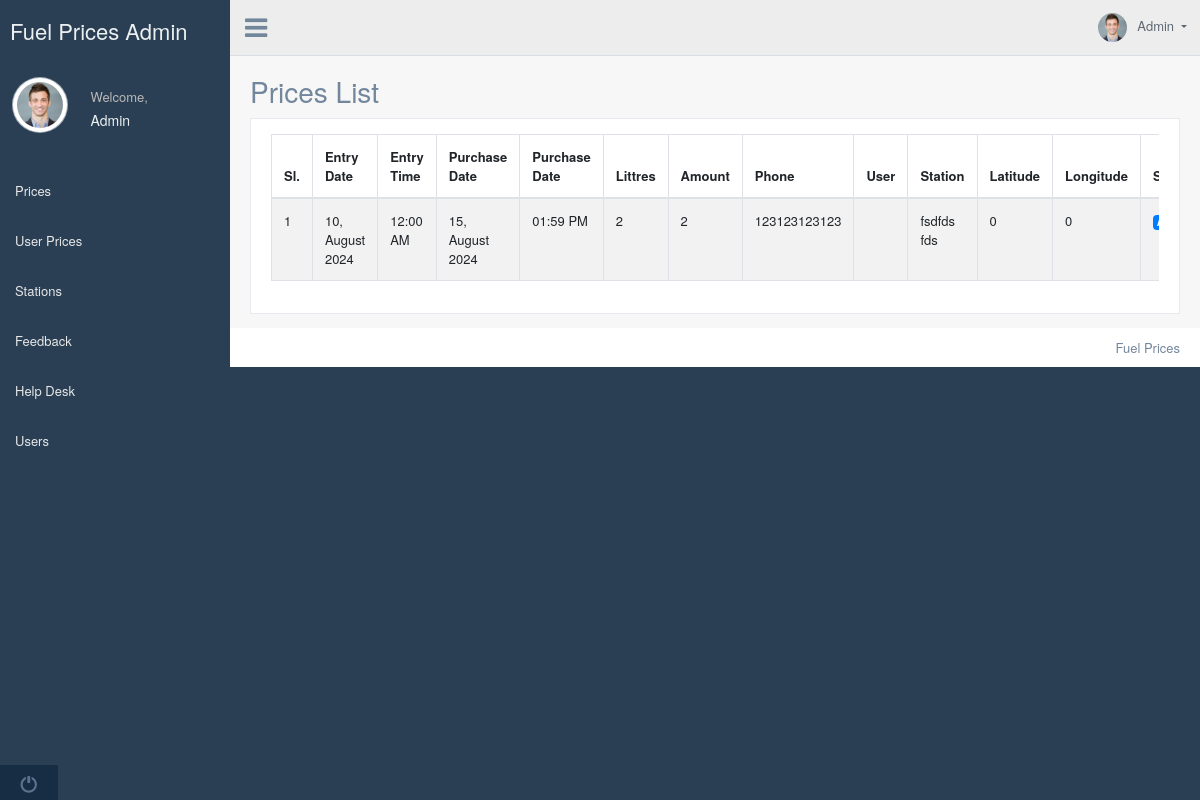
Page /admin/userprice.php on the committed database.
### tables this page shows
CREATE TABLE `005_fuelprices_user_price` (
  `serial_number` int(11) NOT NULL AUTO_INCREMENT,
  `latitude` varchar(255) DEFAULT NULL,
  `longitude` varchar(255) DEFAULT NULL,
  `entry_date` datetime NOT NULL DEFAULT current_timestamp(),
  `entry_time` datetime NOT NULL DEFAULT current_timestamp(),
  `purchase_date` date NOT NULL,
  `purchase_time` time NOT NULL,
  `litres` decimal(10,0) NOT NULL,
  `amount` decimal(10,0) NOT NULL,
  `phone_number` varchar(15) DEFAULT NULL,
  `user_id` int(11) NOT NULL DEFAULT 0,
  `station_id` int(11) NOT NULL DEFAULT 0,
  `photo` varchar(255) DEFAULT NULL,
  `status` tinyint(11) DEFAULT 1,
  PRIMARY KEY (`serial_number`)
);

CREATE TABLE `005_fuelprices_stations` (
  `id` int(11) NOT NULL AUTO_INCREMENT,
  `station_name` varchar(255) DEFAULT NULL,
  `station_manager` int(11) NOT NULL,
  `station_phone` varchar(15) DEFAULT NULL,
  `street_address` varchar(255) NOT NULL,
  `street_address_2` varchar(255) DEFAULT NULL,
  `city` varchar(50) DEFAULT NULL,
  `state` varchar(255) DEFAULT NULL,
  `zipcode` varchar(20) DEFAULT NULL,
  `country` varchar(50) DEFAULT NULL,
  `opening_time` time NOT NULL,
  `closing_time` time NOT NULL,
  `comments` text DEFAULT NULL,
  `latitude` varchar(50) DEFAULT NULL,
  `longitude` varchar(50) DEFAULT NULL,
  `created_by` int(11) NOT NULL,
  `attachment` varchar(255) DEFAULT NULL,
  `status` tinyint(4) NOT NULL DEFAULT 1,
  PRIMARY KEY (`id`)
);

### admin/userprice.php (the view, shortened to what this page needs)
<?php
include('header.php');
$sqluserprice = "SELECT * FROM `005_fuelprices_user_price` ORDER BY serial_number DESC";
$resuserprices = mysqli_query($conn,$sqluserprice);
$countuserprice = mysqli_num_rows($resuserprices);
$sql = "SELECT * FROM `005_fuelprices_stations`";
$station_list = mysqli_query($conn, $sql);
$stations = [];
while($row = mysqli_fetch_assoc($station_list)) {
    $stations[] = $row;
}
?>
<div class="right_col" role="main">
    <div class="">
        <div class="page-title">
            <div class="title_left">
                <h3>Prices List</h3>
            </div>
        </div>
        <div class="clearfix"></div>
        <div class="row">
            <div class="col-md-12 col-sm-12 ">
                <div class="x_panel">
                    <div class="x_content">
                        <div class="row">
                            <div class="col-sm-12">
                                <div class="card-box table-responsive">
                                    <?php
                                    $countermp = 0;
                                    if($countuserprice > 0){
                                        ?>
                                        <table id="datatable" class="table table-striped table-bordered" style="width:100%">
                                            <thead>
                                                <tr>
                                                    <th>Sl.</th>
                                                    <th>Entry Date</th>
                                                    <th>Entry Time</th>
                                                    <th>Purchase Date</th>
                                                    <th>Purchase Date</th>
                                                    <th>Littres</th>
                                                    <th>Amount</th>
                                                    <th>Phone</th>
                                                    <th>User</th>
                                                    <th>Station</th>
                                                    <th>Latitude</th>
                                                    <th>Longitude</th>
                                                    <th>Status</th>
                                                </tr>
                                            </thead>
                                            <tbody>
                                                <?php
                                                while($rowprices = mysqli_fetch_assoc($resuserprices))
                                                {
                                                    $countermp++;
                                                    $user_array = [];
                                                    $station_array = [];
                                                    $key = array_search($rowprices['station_id'], array_column($stations, 'id'));
                                                    if($key !== false){
                                                        $station_array = $stations[$key];
                                                    }
                                                    ?>
                                                    <tr>
                                                        <td><?php echo $countermp; ?></td>
                                                        <td><?php echo date("d, F Y", strtotime($rowprices['entry_date'])); ?></td>
                                                        <td><?php echo date("h:i A", strtotime($rowprices['entry_time'])); ?></td>
                                                        <td><?php echo date("d, F Y", strtotime($rowprices['purchase_date'])); ?></td>
                                                        <td><?php echo date("h:i A", strtotime($rowprices['purchase_time'])); ?></td>
                                                        <td><?php echo $rowprices['litres']; ?></td>
                                                        <td><?php echo $rowprices['amount']; ?></td>
                                                        <td><?php echo $rowprices['phone_number']; ?></td>
                                                        <td><?php echo (!empty($user_array)) ? $user_array['first_name'].' '.$user_array['last_name'] : ''; ?></td>
                                                        <td><?php echo (!empty($station_array)) ? $station_array['station_name'] : ""; ?></td>
                                                        <td><?php echo $rowprices['latitude']; ?></td>
                                                        <td><?php echo $rowprices['longitude']; ?></td>
                                                        <td>
                                                        <?php
                                                            echo ($rowprices['status'] == 1)
                                                                ? '<span class="badge badge-primary">Approved</span>'
                                                                : (($rowprices['status'] == 0)
                                                                    ? '<span class="badge badge-warning">Rejected</span>'
                                                                    : '<span class="badge badge-info">Under Review</span>');
                                                        ?>
                                                        </td>
                                                    </tr>
                                                    <?php
                                                }
                                                ?>
                                            </tbody>
                                        </table>
                                        <?php
                                    }
                                    else
                                    {
                                        echo '<p>No Items to Display</p>';
                                    }
                                    ?>
                                </div>
                            </div>
                        </div>
                    </div>
                </div>
            </div>
         </div>
    </div>
</div>
<?php
include('footer.php');
?>

### rows in the picture
005_fuelprices_user_price: entry_date "10, August 2024", entry_time "12:00 AM", purchase_date "15, August 2024", purchase_time "01:59 PM", litres "2", amount "2", phone_number "123123123123", station.station_name "fsdfds fds", latitude "0", longitude "0"
